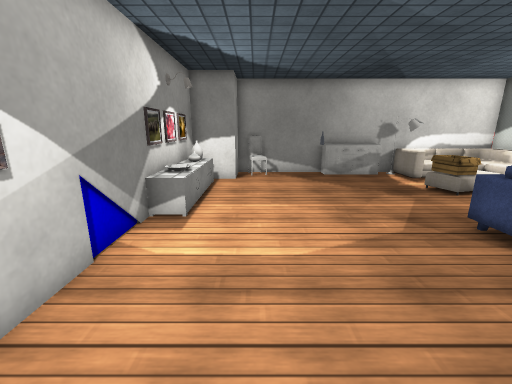
View 1 (above)

12 first-person views from a walk through a Unity game level. The camera is 1.2 m above the floor, tilts 14° down and sees 90° across. The floor is counted in squares, 0.5 m on a side. Each view is taken from the middle of a square. On the plan, view 1 faces up. The plan holds only what a view shows up to about 17 squares ahead; the rest is blank. The place goes on beyond the plan. The player is left out. Some surface patterns are stand-ins.

View 2
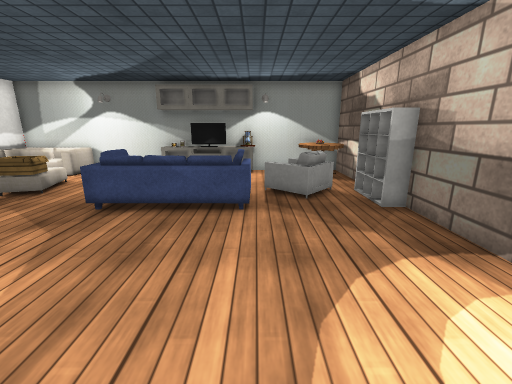

View 3
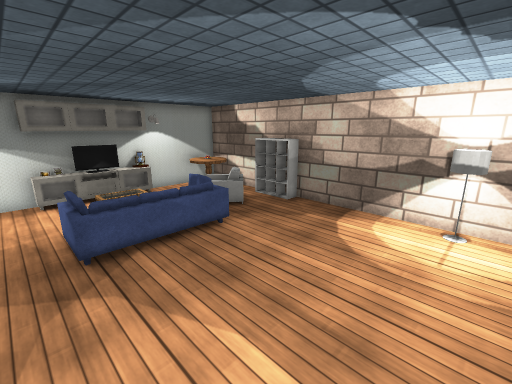

View 4
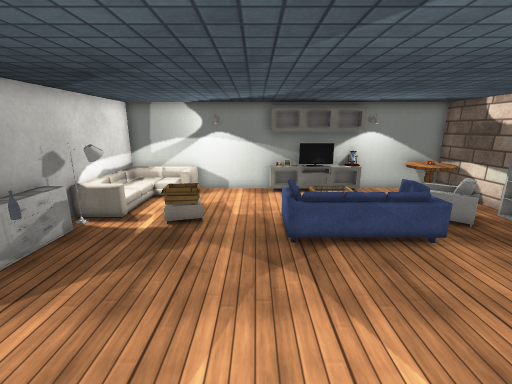

View 5
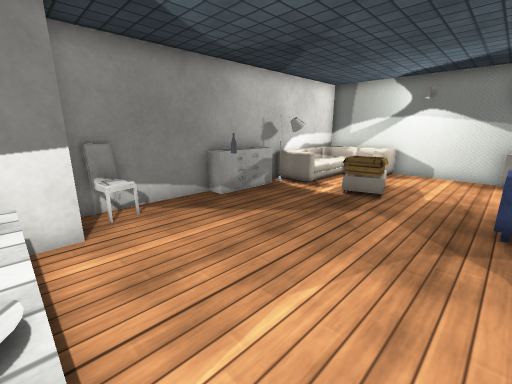

View 6
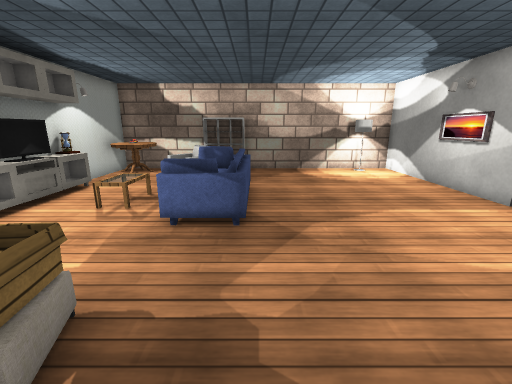

View 7
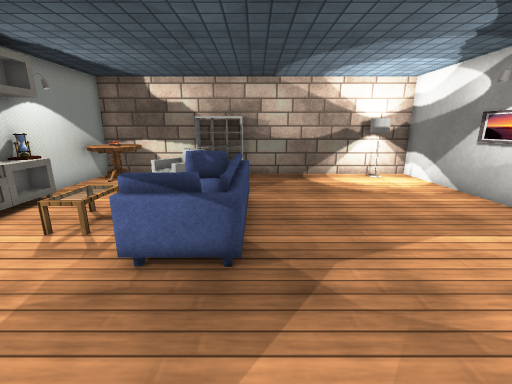

View 8
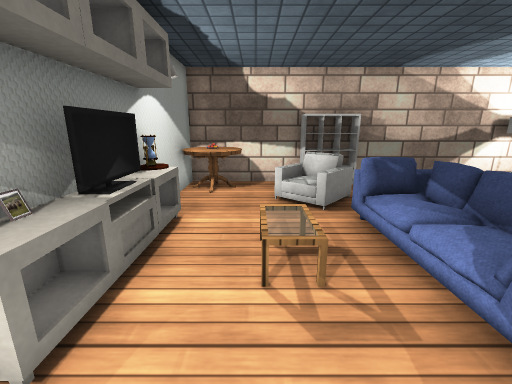

View 9
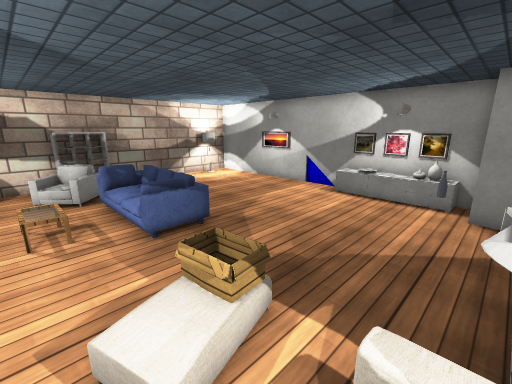

View 10
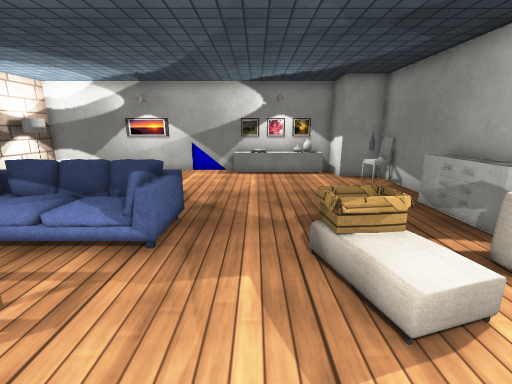

View 11
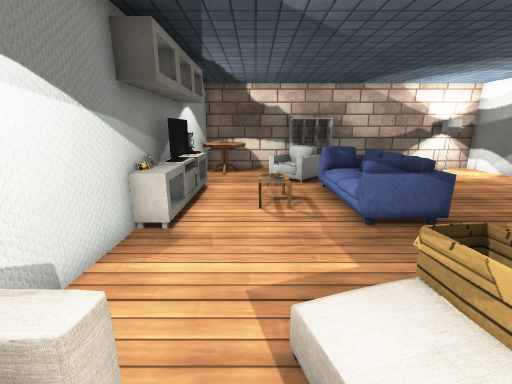

View 12
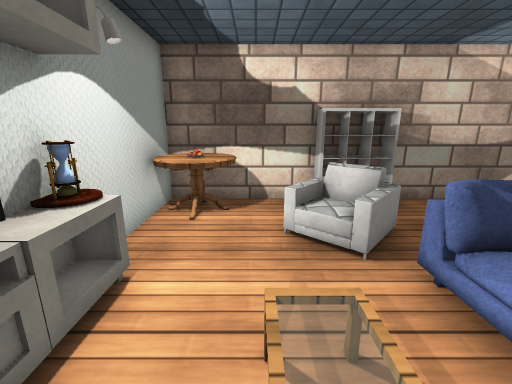

### Floor plan
Key: @ floor where view 1 was taken; # wall or solid block; . main floor; : floor 0.5 m higher than the main floor; / step, stairs or slope; = window, fence, low wall or low ledge; C chair; S sofa; B bottle; A box; T TV; L table; R rack; O other object.
Columns run from 3 left of view 1 to 13 right of it. Each row starts with its distance up from view 1.
 14   #C###OOO#######
 13   #.....OO.S :  #
 12 ###...B....S../=#
 11 # .........A..S##
 10 #/........A#O.#=#
  9 #/........=#....
  8 #/..............#
  7 #/..............#
  6 #.......S##....#O
  5 #.......S#O....#O
  4 #.......S# .O..#T
  3 #.......S#O.O..##
  2 #.......S##....##
  1 #........SSC...##
  0 #..@......C# ...#
 -1 #.........C# .LL#
 -2 #..........  .LL#
 -3 ##O......RRR..LL#
 -4 #################

Where each view was taken, in squares from view 1:
view 1: 0 up, 0 right, facing up
view 2: 1 up, 2 left, facing right
view 3: 7 up, 2 left, facing down-right
view 4: 7 up, 2 left, facing right
view 5: 6 up, 2 left, facing up-right
view 6: 12 up, 5 right, facing down
view 7: 10 up, 5 right, facing down
view 8: 8 up, 10 right, facing down
view 9: 13 up, 10 right, facing down-left
view 10: 8 up, 12 right, facing left
view 11: 12 up, 10 right, facing down
view 12: 5 up, 10 right, facing down
